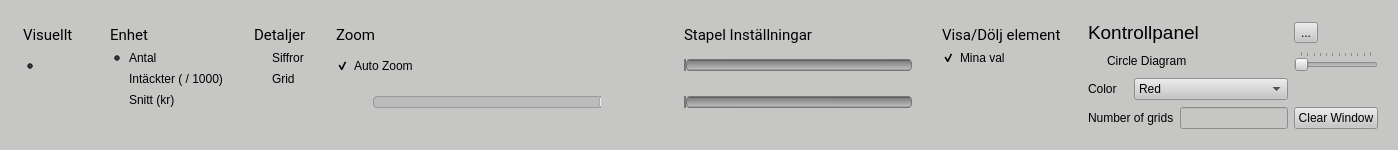
      <widget class="QWidget" name="toolWidget" native="true">
       <property name="enabled">
        <bool>true</bool>
       </property>
       <property name="sizePolicy">
        <sizepolicy hsizetype="Preferred" vsizetype="Preferred">
         <horstretch>0</horstretch>
         <verstretch>0</verstretch>
        </sizepolicy>
       </property>
       <property name="minimumSize">
        <size>
         <width>0</width>
         <height>140</height>
        </size>
       </property>
       <property name="maximumSize">
        <size>
         <width>16777215</width>
         <height>150</height>
        </size>
       </property>
       <property name="autoFillBackground">
        <bool>false</bool>
       </property>
       <property name="styleSheet">
        <string notr="true">QWidget{
	background-color: rgb(198, 198, 197);
}</string>
       </property>
       <layout class="QGridLayout" name="gridLayout_5">
        <item row="1" column="2">
         <widget class="QGroupBox" name="groupBox_9">
          <property name="styleSheet">
           <string notr="true">QGroupBox#groupBox_9 { 
	 border:0; 
     background-color: transparent;
 }

QGroupBox::title { 
    background-color: transparent;
 }</string>
          </property>
          <property name="title">
           <string/>
          </property>
          <layout class="QVBoxLayout" name="verticalLayout_7">
           <item>
            <widget class="QLabel" name="label_20">
             <property name="font">
              <font>
               <family>Roboto</family>
               <pointsize>11</pointsize>
              </font>
             </property>
             <property name="text">
              <string>Detaljer</string>
             </property>
            </widget>
           </item>
           <item>
            <widget class="QCheckBox" name="numbersCheckBox">
             <property name="styleSheet">
              <string notr="true">QCheckBox  {
    spacing: 5px;
 	background-color: transparent;
}
 
QCheckBox::indicator  {
    width: 13px;
    height: 13px;
}
 
QCheckBox::indicator:unchecked  {
    image: url(:/MyFiles/pic/checkbox_unchecked.png);
}
 
QCheckBox::indicator:unchecked:hover  {
    image: url(:/MyFiles/pic/checkbox_unchecked_hover.png);
}
 
 
QCheckBox::indicator:checked  {
    image: url(:/MyFiles/pic/checkbox_checked.png);
}
 
QCheckBox::indicator:checked:hover  {
    image: url(:/MyFiles/pic/checkbox_checked_hover.png);
}
 </string>
             </property>
             <property name="text">
              <string>Siffror</string>
             </property>
            </widget>
           </item>
           <item>
            <widget class="QCheckBox" name="gridCheckBox">
             <property name="styleSheet">
              <string notr="true">QCheckBox  {
    spacing: 5px;
 	background-color: transparent;
}
 
QCheckBox::indicator  {
    width: 13px;
    height: 13px;
}
 
QCheckBox::indicator:unchecked  {
    image: url(:/MyFiles/pic/checkbox_unchecked.png);
}
 
QCheckBox::indicator:unchecked:hover  {
    image: url(:/MyFiles/pic/checkbox_unchecked_hover.png);
}
 
 
QCheckBox::indicator:checked  {
    image: url(:/MyFiles/pic/checkbox_checked.png);
}
 
QCheckBox::indicator:checked:hover  {
    image: url(:/MyFiles/pic/checkbox_checked_hover.png);
}
 </string>
             </property>
             <property name="text">
              <string>Grid</string>
             </property>
            </widget>
           </item>
           <item>
            <spacer name="verticalSpacer_2">
             <property name="orientation">
              <enum>Qt::Vertical</enum>
             </property>
             <property name="sizeHint" stdset="0">
              <size>
               <width>20</width>
               <height>40</height>
              </size>
             </property>
            </spacer>
           </item>
          </layout>
         </widget>
        </item>
        <item row="1" column="4">
         <widget class="QGroupBox" name="groupBox_12">
          <property name="styleSheet">
           <string notr="true">QGroupBox#groupBox_12 { 
	 border:0; 
     background-color: transparent;
 }

QGroupBox::title { 
    background-color: transparent;
 }</string>
          </property>
          <property name="title">
           <string/>
          </property>
          <layout class="QVBoxLayout" name="verticalLayout_9">
           <item>
            <widget class="QLabel" name="label_23">
             <property name="font">
              <font>
               <family>Roboto</family>
               <pointsize>11</pointsize>
              </font>
             </property>
             <property name="text">
              <string>Visa/Dölj element</string>
             </property>
            </widget>
           </item>
           <item>
            <widget class="QCheckBox" name="showMainWindowCheckBox">
             <property name="styleSheet">
              <string notr="true">QCheckBox  {
    spacing: 5px;
 	background-color: transparent;
}
 
QCheckBox::indicator  {
    width: 13px;
    height: 13px;
}
 
QCheckBox::indicator:unchecked  {
    image: url(:/MyFiles/pic/checkbox_unchecked.png);
}
 
QCheckBox::indicator:unchecked:hover  {
    image: url(:/MyFiles/pic/checkbox_unchecked_hover.png);
}
 
 
QCheckBox::indicator:checked  {
    image: url(:/MyFiles/pic/checkbox_checked.png);
}
 
QCheckBox::indicator:checked:hover  {
    image: url(:/MyFiles/pic/checkbox_checked_hover.png);
}
 </string>
             </property>
             <property name="text">
              <string>Mina val</string>
             </property>
             <property name="checked">
              <bool>true</bool>
             </property>
            </widget>
           </item>
           <item>
            <spacer name="verticalSpacer_3">
             <property name="orientation">
              <enum>Qt::Vertical</enum>
             </property>
             <property name="sizeHint" stdset="0">
              <size>
               <width>20</width>
               <height>40</height>
              </size>
             </property>
            </spacer>
           </item>
          </layout>
         </widget>
        </item>
        <item row="1" column="1">
         <widget class="QGroupBox" name="groupBox_10">
          <property name="styleSheet">
           <string notr="true">QGroupBox#groupBox_10 { 
	 border:0; 
     background-color: transparent;
 }

QGroupBox::title { 
    background-color: transparent;
 }</string>
          </property>
          <property name="title">
           <string/>
          </property>
          <layout class="QVBoxLayout" name="verticalLayout_8">
           <item>
            <widget class="QLabel" name="label_22">
             <property name="font">
              <font>
               <family>Roboto</family>
               <pointsize>11</pointsize>
              </font>
             </property>
             <property name="text">
              <string>Enhet</string>
             </property>
            </widget>
           </item>
           <item>
            <widget class="QRadioButton" name="radioButton">
             <property name="styleSheet">
              <string notr="true">QRadioButton{
background-color: transparent;
}

QRadioButton::indicator  {
    width: 13px;
    height: 13px;
}
 
QRadioButton::indicator:unchecked  {
    image: url(:/MyFiles/pic/radiobutton_unchecked.png);
}
 
QRadioButton::indicator:unchecked:hover  {
    image: url(:/MyFiles/pic/radiobutton_unchecked_hover.png);
}
 
 
QRadioButton::indicator:checked  {
    image: url(:/MyFiles/pic/radiobutton_checked.png);
}
 
QRadioButton::indicator:checked:hover  {
    image: url(:/MyFiles/pic/radiobutton_checked_hover.png);
}</string>
             </property>
             <property name="text">
              <string>Antal</string>
             </property>
             <property name="checked">
              <bool>true</bool>
             </property>
            </widget>
           </item>
           <item>
            <widget class="QRadioButton" name="radioButton_2">
             <property name="styleSheet">
              <string notr="true">QRadioButton{
background-color: transparent;
}

QRadioButton::indicator  {
    width: 13px;
    height: 13px;
}
 
QRadioButton::indicator:unchecked  {
    image: url(:/MyFiles/pic/radiobutton_unchecked.png);
}
 
QRadioButton::indicator:unchecked:hover  {
    image: url(:/MyFiles/pic/radiobutton_unchecked_hover.png);
}
 
 
QRadioButton::indicator:checked  {
    image: url(:/MyFiles/pic/radiobutton_checked.png);
}
 
QRadioButton::indicator:checked:hover  {
    image: url(:/MyFiles/pic/radiobutton_checked_hover.png);
}</string>
             </property>
             <property name="text">
              <string>Intäckter ( / 1000)</string>
             </property>
            </widget>
           </item>
           <item>
            <widget class="QRadioButton" name="radioButton_3">
             <property name="styleSheet">
              <string notr="true">QRadioButton{
background-color: transparent;
}

QRadioButton::indicator  {
    width: 13px;
    height: 13px;
}
 
QRadioButton::indicator:unchecked  {
    image: url(:/MyFiles/pic/radiobutton_unchecked.png);
}
 
QRadioButton::indicator:unchecked:hover  {
    image: url(:/MyFiles/pic/radiobutton_unchecked_hover.png);
}
 
 
QRadioButton::indicator:checked  {
    image: url(:/MyFiles/pic/radiobutton_checked.png);
}
 
QRadioButton::indicator:checked:hover  {
    image: url(:/MyFiles/pic/radiobutton_checked_hover.png);
}</string>
             </property>
             <property name="text">
              <string>Snitt (kr)</string>
             </property>
            </widget>
           </item>
           <item>
            <spacer name="verticalSpacer">
             <property name="orientation">
              <enum>Qt::Vertical</enum>
             </property>
             <property name="sizeHint" stdset="0">
              <size>
               <width>20</width>
               <height>40</height>
              </size>
             </property>
            </spacer>
           </item>
          </layout>
         </widget>
        </item>
        <item row="1" column="3">
         <widget class="QGroupBox" name="groupBox_8">
          <property name="minimumSize">
           <size>
            <width>600</width>
            <height>0</height>
           </size>
          </property>
          <property name="styleSheet">
           <string notr="true">QGroupBox#groupBox_8 { 
	 border:0; 
     background-color: transparent;
 }

QGroupBox::title { 
    background-color: transparent;
 }</string>
          </property>
          <property name="title">
           <string/>
          </property>
          <layout class="QGridLayout" name="gridLayout_3">
           <item row="4" column="4">
            <widget class="QSlider" name="barSpacingSlider">
             <property name="sizePolicy">
              <sizepolicy hsizetype="Minimum" vsizetype="Fixed">
               <horstretch>0</horstretch>
               <verstretch>0</verstretch>
              </sizepolicy>
             </property>
             <property name="styleSheet">
              <string notr="true">QSlider::groove:horizontal {
border: 1px solid #bbb;
height: 10px;
border-radius: 4px;
}

QSlider::sub-page:horizontal {
background: qlineargradient(x1: 0, y1: 0,    x2: 0, y2: 1,
    stop: 0 #EEE066, stop: 1 #FFFEBA);
background: qlineargradient(x1: 0, y1: 0.2, x2: 1, y2: 1,
    stop: 0 #FFF9BA, stop: 1 #FFCA1A);
border: 1px solid #777;
height: 10px;
border-radius: 4px;
}

QSlider::add-page:horizontal {

	background-color: qlineargradient(spread:pad, x1:0.516591, y1:0, x2:0.512, y2:1, stop:0.0170455 rgba(0, 0, 0, 255), stop:0.113636 rgba(125, 125, 125, 255), stop:0.892045 rgba(188, 188, 188, 255), stop:1 rgba(0, 0, 0, 255));
border: 1px solid #777;
height: 10px;
border-radius: 4px;
}

QSlider::handle:horizontal {
	image: url(:/MyFiles/pic/radiobutton_checked.png);
	margin: -4px 0;
}

QSlider::handle:horizontal:hover {
	image: url(:/MyFiles/pic/radiobutton_checked.png);
	margin: -4px 0;
}

QSlider::sub-page:horizontal:disabled {
background: #bbb;
border-color: #999;
}

QSlider::add-page:horizontal:disabled {
background: #eee;
border-color: #999;
}

QSlider::handle:horizontal:disabled {
background: #eee;
border: 1px solid #aaa;
border-radius: 4px;
}</string>
             </property>
             <property name="maximum">
              <number>50</number>
             </property>
             <property name="orientation">
              <enum>Qt::Horizontal</enum>
             </property>
            </widget>
           </item>
           <item row="5" column="1">
            <spacer name="verticalSpacer_5">
             <property name="orientation">
              <enum>Qt::Vertical</enum>
             </property>
             <property name="sizeHint" stdset="0">
              <size>
               <width>20</width>
               <height>40</height>
              </size>
             </property>
            </spacer>
           </item>
           <item row="2" column="2">
            <spacer name="horizontalSpacer_4">
             <property name="orientation">
              <enum>Qt::Horizontal</enum>
             </property>
             <property name="sizeType">
              <enum>QSizePolicy::Fixed</enum>
             </property>
             <property name="sizeHint" stdset="0">
              <size>
               <width>40</width>
               <height>20</height>
              </size>
             </property>
            </spacer>
           </item>
           <item row="1" column="0" colspan="2">
            <widget class="QLabel" name="label_4">
             <property name="font">
              <font>
               <family>Roboto</family>
               <pointsize>11</pointsize>
              </font>
             </property>
             <property name="text">
              <string>Zoom</string>
             </property>
            </widget>
           </item>
           <item row="2" column="3">
            <widget class="QLabel" name="barspacingLabel">
             <property name="sizePolicy">
              <sizepolicy hsizetype="Fixed" vsizetype="Preferred">
               <horstretch>0</horstretch>
               <verstretch>0</verstretch>
              </sizepolicy>
             </property>
             <property name="minimumSize">
              <size>
               <width>31</width>
               <height>31</height>
              </size>
             </property>
             <property name="maximumSize">
              <size>
               <width>31</width>
               <height>31</height>
              </size>
             </property>
             <property name="text">
              <string/>
             </property>
            </widget>
           </item>
           <item row="2" column="4">
            <widget class="QSlider" name="barWidthSlider">
             <property name="sizePolicy">
              <sizepolicy hsizetype="Minimum" vsizetype="Fixed">
               <horstretch>0</horstretch>
               <verstretch>0</verstretch>
              </sizepolicy>
             </property>
             <property name="styleSheet">
              <string notr="true">QSlider::groove:horizontal {
border: 1px solid #bbb;
height: 10px;
border-radius: 4px;
}

QSlider::sub-page:horizontal {
background: qlineargradient(x1: 0, y1: 0,    x2: 0, y2: 1,
    stop: 0 #EEE066, stop: 1 #FFFEBA);
background: qlineargradient(x1: 0, y1: 0.2, x2: 1, y2: 1,
    stop: 0 #FFF9BA, stop: 1 #FFCA1A);
border: 1px solid #777;
height: 10px;
border-radius: 4px;
}

QSlider::add-page:horizontal {

background-color: qlineargradient(spread:pad, x1:0.516591, y1:0, x2:0.512, y2:1, stop:0.0170455 rgba(0, 0, 0, 255), stop:0.113636 rgba(125, 125, 125, 255), stop:0.892045 rgba(188, 188, 188, 255), stop:1 rgba(0, 0, 0, 255));
border: 1px solid #777;
height: 10px;
border-radius: 4px;
}

QSlider::handle:horizontal {
	image: url(:/MyFiles/pic/radiobutton_checked.png);
	margin: -4px 0;
}

QSlider::handle:horizontal:hover {
	image: url(:/MyFiles/pic/radiobutton_checked.png);
	margin: -4px 0;
}

QSlider::sub-page:horizontal:disabled {
background: #bbb;
border-color: #999;
}

QSlider::add-page:horizontal:disabled {
background: #eee;
border-color: #999;
}

QSlider::handle:horizontal:disabled {
background: #eee;
border: 1px solid #aaa;
border-radius: 4px;
}</string>
             </property>
             <property name="minimum">
              <number>1</number>
             </property>
             <property name="maximum">
              <number>20</number>
             </property>
             <property name="pageStep">
              <number>1</number>
             </property>
             <property name="tracking">
              <bool>true</bool>
             </property>
             <property name="orientation">
              <enum>Qt::Horizontal</enum>
             </property>
             <property name="invertedAppearance">
              <bool>false</bool>
             </property>
             <property name="invertedControls">
              <bool>false</bool>
             </property>
             <property name="tickPosition">
              <enum>QSlider::NoTicks</enum>
             </property>
            </widget>
           </item>
           <item row="4" column="1">
            <widget class="QSlider" name="zoomSlider">
             <property name="enabled">
              <bool>false</bool>
             </property>
             <property name="sizePolicy">
              <sizepolicy hsizetype="Minimum" vsizetype="Fixed">
               <horstretch>0</horstretch>
               <verstretch>0</verstretch>
              </sizepolicy>
             </property>
             <property name="styleSheet">
              <string notr="true">QSlider::groove:horizontal {
border: 1px solid #bbb;
height: 10px;
border-radius: 4px;
}

QSlider::sub-page:horizontal {
background: qlineargradient(x1: 0, y1: 0,    x2: 0, y2: 1,
    stop: 0 #EEE066, stop: 1 #FFFEBA);
background: qlineargradient(x1: 0, y1: 0.2, x2: 1, y2: 1,
    stop: 0 #FFF9BA, stop: 1 #FFCA1A);
border: 1px solid #777;
height: 10px;
border-radius: 4px;
}

QSlider::add-page:horizontal {

	background-color: qlineargradient(spread:pad, x1:0.516591, y1:0, x2:0.512, y2:1, stop:0.0170455 rgba(0, 0, 0, 255), stop:0.113636 rgba(125, 125, 125, 255), stop:0.892045 rgba(188, 188, 188, 255), stop:1 rgba(0, 0, 0, 255));
border: 1px solid #777;
height: 10px;
border-radius: 4px;
}

QSlider::handle:horizontal {
	image: url(:/MyFiles/pic/radiobutton_checked.png);
	margin: -4px 0;
}

QSlider::handle:horizontal:hover {
	image: url(:/MyFiles/pic/radiobutton_checked.png);
	margin: -4px 0;
}

QSlider::sub-page:horizontal:disabled {
background: #bbb;
border-color: #999;
}

QSlider::add-page:horizontal:disabled {
background: #eee;
border-color: #999;
}

QSlider::handle:horizontal:disabled {
background: #eee;
border: 1px solid #aaa;
border-radius: 4px;
}</string>
             </property>
             <property name="minimum">
              <number>-800</number>
             </property>
             <property name="maximum">
              <number>-10</number>
             </property>
             <property name="pageStep">
              <number>1</number>
             </property>
             <property name="tracking">
              <bool>true</bool>
             </property>
             <property name="orientation">
              <enum>Qt::Horizontal</enum>
             </property>
             <property name="invertedAppearance">
              <bool>false</bool>
             </property>
             <property name="invertedControls">
              <bool>false</bool>
             </property>
             <property name="tickPosition">
              <enum>QSlider::NoTicks</enum>
             </property>
            </widget>
           </item>
           <item row="1" column="4">
            <widget class="QLabel" name="label">
             <property name="font">
              <font>
               <family>Roboto</family>
               <pointsize>11</pointsize>
              </font>
             </property>
             <property name="text">
              <string>Stapel Inställningar</string>
             </property>
            </widget>
           </item>
           <item row="4" column="3">
            <widget class="QLabel" name="barwidthLabel">
             <property name="sizePolicy">
              <sizepolicy hsizetype="Fixed" vsizetype="Preferred">
               <horstretch>0</horstretch>
               <verstretch>0</verstretch>
              </sizepolicy>
             </property>
             <property name="minimumSize">
              <size>
               <width>31</width>
               <height>31</height>
              </size>
             </property>
             <property name="maximumSize">
              <size>
               <width>31</width>
               <height>31</height>
              </size>
             </property>
             <property name="text">
              <string/>
             </property>
            </widget>
           </item>
           <item row="4" column="0">
            <widget class="QLabel" name="zoomLabel">
             <property name="sizePolicy">
              <sizepolicy hsizetype="Fixed" vsizetype="Preferred">
               <horstretch>0</horstretch>
               <verstretch>0</verstretch>
              </sizepolicy>
             </property>
             <property name="minimumSize">
              <size>
               <width>31</width>
               <height>31</height>
              </size>
             </property>
             <property name="maximumSize">
              <size>
               <width>31</width>
               <height>31</height>
              </size>
             </property>
             <property name="text">
              <string/>
             </property>
            </widget>
           </item>
           <item row="2" column="0" colspan="2">
            <widget class="QCheckBox" name="checkBox">
             <property name="styleSheet">
              <string notr="true">QCheckBox  {
    spacing: 5px;
 	background-color: transparent;
}
 
QCheckBox::indicator  {
    width: 13px;
    height: 13px;
}
 
QCheckBox::indicator:unchecked  {
    image: url(:/MyFiles/pic/checkbox_unchecked.png);
}
 
QCheckBox::indicator:unchecked:hover  {
    image: url(:/MyFiles/pic/checkbox_unchecked_hover.png);
}
 
 
QCheckBox::indicator:checked  {
    image: url(:/MyFiles/pic/checkbox_checked.png);
}
 
QCheckBox::indicator:checked:hover  {
    image: url(:/MyFiles/pic/checkbox_checked_hover.png);
}
 </string>
             </property>
             <property name="text">
              <string>Auto Zoom</string>
             </property>
             <property name="checked">
              <bool>true</bool>
             </property>
            </widget>
           </item>
          </layout>
         </widget>
        </item>
        <item row="1" column="0">
         <widget class="QGroupBox" name="groupBox_11">
          <property name="styleSheet">
           <string notr="true">QGroupBox#groupBox_11 { 
	 border:0; 
     background-color: transparent;
 }

QGroupBox::title { 
    background-color: transparent;
 }</string>
          </property>
          <property name="title">
           <string/>
          </property>
          <layout class="QGridLayout" name="gridLayout_4">
           <item row="1" column="1">
            <widget class="QLabel" name="barLabel">
             <property name="sizePolicy">
              <sizepolicy hsizetype="Preferred" vsizetype="Preferred">
               <horstretch>0</horstretch>
               <verstretch>0</verstretch>
              </sizepolicy>
             </property>
             <property name="minimumSize">
              <size>
               <width>31</width>
               <height>31</height>
              </size>
             </property>
             <property name="maximumSize">
              <size>
               <width>31</width>
               <height>31</height>
              </size>
             </property>
             <property name="text">
              <string/>
             </property>
            </widget>
           </item>
           <item row="1" column="0">
            <widget class="QRadioButton" name="barChartRadioButton">
             <property name="sizePolicy">
              <sizepolicy hsizetype="Fixed" vsizetype="Fixed">
               <horstretch>0</horstretch>
               <verstretch>0</verstretch>
              </sizepolicy>
             </property>
             <property name="styleSheet">
              <string notr="true">QRadioButton{
background-color: transparent;
}

QRadioButton::indicator  {
    width: 13px;
    height: 13px;
}
 
QRadioButton::indicator:unchecked  {
    image: url(:/MyFiles/pic/radiobutton_unchecked.png);
}
 
QRadioButton::indicator:unchecked:hover  {
    image: url(:/MyFiles/pic/radiobutton_unchecked_hover.png);
}
 
 
QRadioButton::indicator:checked  {
    image: url(:/MyFiles/pic/radiobutton_checked.png);
}
 
QRadioButton::indicator:checked:hover  {
    image: url(:/MyFiles/pic/radiobutton_checked_hover.png);
}</string>
             </property>
             <property name="text">
              <string/>
             </property>
             <property name="checked">
              <bool>true</bool>
             </property>
            </widget>
           </item>
           <item row="2" column="0">
            <widget class="QRadioButton" name="lineGraphRadioButton">
             <property name="styleSheet">
              <string notr="true">QRadioButton{
background-color: transparent;
}

QRadioButton::indicator  {
    width: 13px;
    height: 13px;
}
 
QRadioButton::indicator:unchecked  {
    image: url(:/MyFiles/pic/radiobutton_unchecked.png);
}
 
QRadioButton::indicator:unchecked:hover  {
    image: url(:/MyFiles/pic/radiobutton_unchecked_hover.png);
}
 
 
QRadioButton::indicator:checked  {
    image: url(:/MyFiles/pic/radiobutton_checked.png);
}
 
QRadioButton::indicator:checked:hover  {
    image: url(:/MyFiles/pic/radiobutton_checked_hover.png);
}</string>
             </property>
             <property name="text">
              <string/>
             </property>
            </widget>
           </item>
           <item row="2" column="1">
            <widget class="QLabel" name="lineLabel">
             <property name="minimumSize">
              <size>
               <width>31</width>
               <height>31</height>
              </size>
             </property>
             <property name="maximumSize">
              <size>
               <width>31</width>
               <height>31</height>
              </size>
             </property>
             <property name="text">
              <string/>
             </property>
            </widget>
           </item>
           <item row="0" column="0" colspan="2">
            <widget class="QLabel" name="label_18">
             <property name="font">
              <font>
               <family>Roboto</family>
               <pointsize>11</pointsize>
              </font>
             </property>
             <property name="text">
              <string>Visuellt</string>
             </property>
            </widget>
           </item>
           <item row="3" column="0">
            <spacer name="verticalSpacer_4">
             <property name="orientation">
              <enum>Qt::Vertical</enum>
             </property>
             <property name="sizeHint" stdset="0">
              <size>
               <width>20</width>
               <height>40</height>
              </size>
             </property>
            </spacer>
           </item>
          </layout>
         </widget>
        </item>
        <item row="1" column="5">
         <widget class="QWidget" name="settingsWidget" native="true">
          <property name="enabled">
           <bool>true</bool>
          </property>
          <property name="autoFillBackground">
           <bool>false</bool>
          </property>
          <layout class="QGridLayout" name="gridLayout_6">
           <item row="3" column="2">
            <widget class="QLineEdit" name="numberOfGridsLineEdit"/>
           </item>
           <item row="1" column="3">
            <widget class="QSlider" name="timePositionSlider">
             <property name="enabled">
              <bool>false</bool>
             </property>
             <property name="minimum">
              <number>1</number>
             </property>
             <property name="maximum">
              <number>12</number>
             </property>
             <property name="pageStep">
              <number>1</number>
             </property>
             <property name="orientation">
              <enum>Qt::Horizontal</enum>
             </property>
             <property name="tickPosition">
              <enum>QSlider::TicksAbove</enum>
             </property>
             <property name="tickInterval">
              <number>0</number>
             </property>
            </widget>
           </item>
           <item row="0" column="3">
            <widget class="QToolButton" name="iconToolButton">
             <property name="text">
              <string>...</string>
             </property>
            </widget>
           </item>
           <item row="3" column="3">
            <widget class="QPushButton" name="clearBars">
             <property name="text">
              <string>Clear Window</string>
             </property>
            </widget>
           </item>
           <item row="1" column="0" colspan="3">
            <widget class="QRadioButton" name="circleVisualisationRadioButton">
             <property name="styleSheet">
              <string notr="true">QRadioButton{
background-color: transparent;
}

QRadioButton::indicator  {
    width: 13px;
    height: 13px;
}
 
QRadioButton::indicator:unchecked  {
    image: url(:/MyFiles/pic/radiobutton_unchecked.png);
}
 
QRadioButton::indicator:unchecked:hover  {
    image: url(:/MyFiles/pic/radiobutton_unchecked_hover.png);
}
 
 
QRadioButton::indicator:checked  {
    image: url(:/MyFiles/pic/radiobutton_checked.png);
}
 
QRadioButton::indicator:checked:hover  {
    image: url(:/MyFiles/pic/radiobutton_checked_hover.png);
}</string>
             </property>
             <property name="text">
              <string>Circle Diagram</string>
             </property>
            </widget>
           </item>
           <item row="2" column="0">
            <widget class="QLabel" name="label_2">
             <property name="text">
              <string>Color</string>
             </property>
            </widget>
           </item>
           <item row="2" column="1" colspan="2">
            <widget class="QComboBox" name="comboBox">
             <property name="sizePolicy">
              <sizepolicy hsizetype="Preferred" vsizetype="Fixed">
               <horstretch>0</horstretch>
               <verstretch>0</verstretch>
              </sizepolicy>
             </property>
             <property name="focusPolicy">
              <enum>Qt::WheelFocus</enum>
             </property>
             <property name="editable">
              <bool>false</bool>
             </property>
             <item>
              <property name="text">
               <string>Red</string>
              </property>
             </item>
             <item>
              <property name="text">
               <string>Green</string>
              </property>
             </item>
             <item>
              <property name="text">
               <string>Blue</string>
              </property>
             </item>
            </widget>
           </item>
           <item row="3" column="0" colspan="2">
            <widget class="QLabel" name="numberOfGrids">
             <property name="text">
              <string>Number of grids</string>
             </property>
            </widget>
           </item>
           <item row="0" column="0" colspan="3">
            <widget class="QLabel" name="label_17">
             <property name="font">
              <font>
               <pointsize>14</pointsize>
              </font>
             </property>
             <property name="text">
              <string>Kontrollpanel</string>
             </property>
            </widget>
           </item>
          </layout>
         </widget>
        </item>
       </layout>
      </widget>
